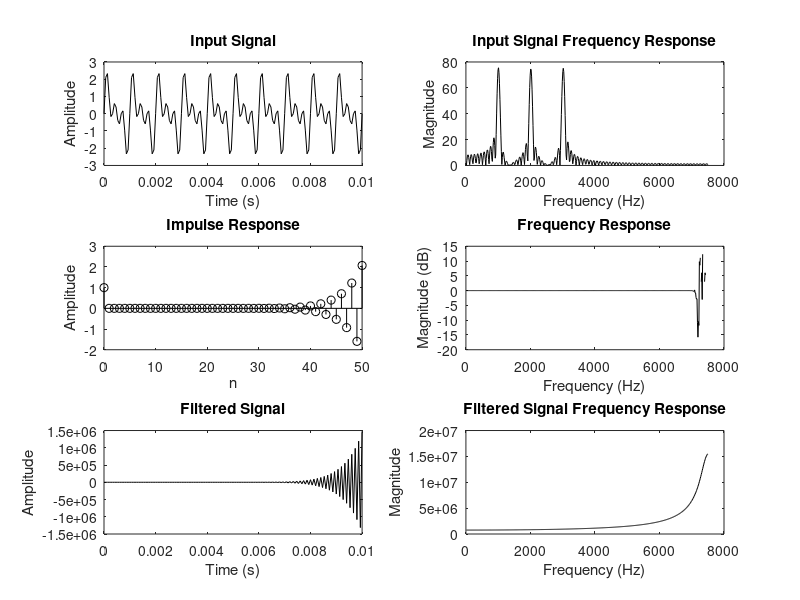

Write MATLAB code to recreate this figure. (Note: this script raises an error after producing the figure.)
clc; clear; close all;

F1 = 1000; F2 = 2000; F3 = 3000;
Fsamp = 15000;
t = 0:1/Fsamp:0.01;
x = sin(2*pi*F1*t) + sin(2*pi*F2*t) + sin(2*pi*F3*t);

fft_ord = 1024;
x_fft = fft(x, fft_ord);

Fp = [1500 2500]; Fs = [1800 2200]; ap = 2.5; as = 45;    
wp=2*Fsamp*tan(pi*Fp/Fsamp);
ws=2*Fsamp*tan(pi*Fs/Fsamp);

[N, wn] = buttord(wp, ws, ap, as,"s");
[bs1,as1] = butter(N,wn,"stop","s");
[bz1,az1] = bilinear(bs1,as1,Fsamp);

n_range = 0:50; 
h = impz(bz1,az1, length(n_range));

h_freq=freqz(bz1,az1,fft_ord/2);
y = filter(bz1,az1, x);
y_fft=fft(y,fft_ord);

fr = (1:fft_ord/2) * Fsamp / fft_ord;

figure;

[N1, wn1] = buttord(wp, ws, ap, as,"s");
[bs2,as2] = butter(N1,wn1,"stop","s");
[bz2,az2] = bilinear(bs2,as2,Fsamp);

h1= impz(bz2,az2, length(n_range));

h_freq1=freqz(bz2,az2,fft_ord/2);
y1= filter(bz2,az2, x);
y_fft1=fft(y1,fft_ord); 

subplot(3, 2, 1);
plot(t, x, 'k');
title('Input Signal');
ylabel('Amplitude');
xlabel('Time (s)');

subplot(3, 2, 2);
plot(fr, abs(x_fft(1:fft_ord/2)), 'k');
title('Input Signal Frequency Response');
ylabel('Magnitude');
xlabel('Frequency (Hz)');

subplot(3, 2, 3);
stem(n_range, h1, 'k'); 
title('Impulse Response');
ylabel('Amplitude');
xlabel('n');

subplot(3, 2, 4);
plot(fr, 20*log10(abs(h_freq1)), 'k'); 
title('Frequency Response');
ylabel('Magnitude (dB)');
xlabel('Frequency (Hz)');

subplot(3, 2, 5);
plot(t, y1, 'k');
title('Filtered Signal');
ylabel('Amplitude');
xlabel('Time (s)');

subplot(3, 2, 6);
plot(fr, abs(y_fft1(1:fft_ord/2)), 'k');
title('Filtered Signal Frequency Response');
ylabel('Magnitude');
xlabel('Frequency (Hz)');

sgtitle('CHEBYSHEV TYPE 1 BAND STOP FILTER (BILINEAR METHOD)');
saveas(gcf, 'chebyshev1_bandstop.png');  
